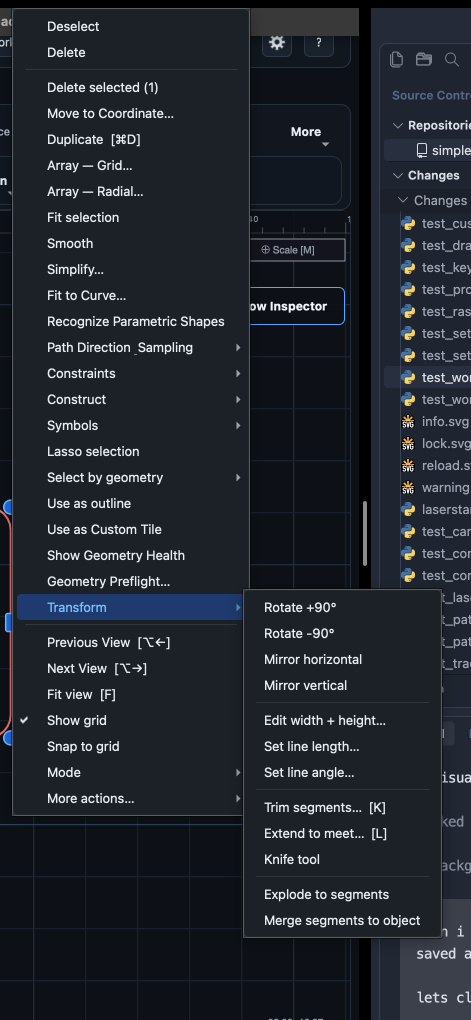
#> input picture image.png, 942 x 2040 px (shown at 1/2 size)
$ python -i image_trace.py   (imports and definitions only)
#> lines starting #> are read from the running program, lines starting #| are printed output that depends on the picture; after the words box and inside, x2 and y2 are one past the last pixel; in counts of white or black regions, pixels touching at a corner belong together
"""Image-to-outline tracing — converts a raster image to polyline lists.

Dependencies: opencv-python-headless, Pillow (display image only).

Pipeline — Region mode
-----------------------
1. _load_image       — load via PIL, composite on white, downscale, convert to BGR
2. _build_mask       — Gaussian blur + Otsu/fixed threshold + morphological close
3. _find_contours    — cv2.findContours with RETR_CCOMP (topology-aware)
4. simplify_contours — cv2.approxPolyDP  (Ramer–Douglas–Peucker)
5. filter_contours   — cv2.contourArea   (area filter)
6. scale_to_mm       — pixel coords → millimetres

Pipeline — Edge mode (line art / sketches)
------------------------------------------
Step 2 is replaced by _build_edge_mask (Canny + morphological dilation).
All other steps are identical.
"""

from __future__ import annotations

from collections.abc import Callable

import cv2
import numpy as np
from PIL import Image

# ---------------------------------------------------------------------------
# Public types
# ---------------------------------------------------------------------------

Poly = list[tuple[float, float]]


# Shared closure tolerance (mm / pixel space) — must match canvas _is_poly_closed.
_CLOSE_TOL = 0.01


def _close_poly(poly: Poly, tol: float = _CLOSE_TOL) -> Poly:
    """Return *poly* with the starting point appended if needed."""
    if len(poly) < 3:
        return list(poly)
    if abs(poly[0][0] - poly[-1][0]) <= tol and abs(poly[0][1] - poly[-1][1]) <= tol:
        return list(poly)
    return list(poly) + [poly[0]]


# ---------------------------------------------------------------------------
# Step 1 — load image
# ---------------------------------------------------------------------------


def _load_image(path: str, max_px: int = 1200) -> tuple[Image.Image, np.ndarray]:
    """Load image via PIL, composite on white, downscale; return (rgb_img, bgr_array)."""
    img = Image.open(path).convert("RGBA")
    bg = Image.new("RGBA", img.size, (255, 255, 255, 255))
    img = Image.alpha_composite(bg, img).convert("RGB")
    w, h = img.size
    scale = min(max_px / max(w, h, 1), 1.0)
    if scale < 1.0:
        img = img.resize((int(w * scale), int(h * scale)), Image.Resampling.LANCZOS)
    bgr = cv2.cvtColor(np.array(img, dtype=np.uint8), cv2.COLOR_RGB2BGR)
    return img, bgr


# ---------------------------------------------------------------------------
# Step 2 — threshold + morphological close → binary mask
# ---------------------------------------------------------------------------


def _build_mask(
    bgr: np.ndarray,
    blur: float = 1.5,
    threshold: int | None = None,
    invert: bool = False,
    close_radius: int = 1,
) -> np.ndarray:
    """
    Gaussian blur → Otsu (or fixed) threshold → morphological close.

    Returns a uint8 binary mask (0 / 255).
    ``invert=False`` — dark pixels are foreground (default).
    ``threshold=None`` — auto-select via Otsu.
    """
    gray = cv2.cvtColor(bgr, cv2.COLOR_BGR2GRAY)

    ksize = max(1, int(blur * 2) | 1)  # must be odd
    blurred = cv2.GaussianBlur(gray, (ksize, ksize), blur)

    thresh_type = cv2.THRESH_BINARY_INV if not invert else cv2.THRESH_BINARY
    if threshold is None:
        thresh_type |= cv2.THRESH_OTSU
        _, mask = cv2.threshold(blurred, 0, 255, thresh_type)
    else:
        _, mask = cv2.threshold(blurred, int(threshold), 255, thresh_type)

    if close_radius > 0:
        sz = close_radius * 2 + 1
        kernel = cv2.getStructuringElement(cv2.MORPH_ELLIPSE, (sz, sz))
        mask = cv2.morphologyEx(mask, cv2.MORPH_CLOSE, kernel)

    return mask


# ---------------------------------------------------------------------------
# Step 2b — Canny edge detection → binary mask (Edge / line-art mode)
# ---------------------------------------------------------------------------


def _build_edge_mask(
    bgr: np.ndarray,
    blur: float = 1.0,
    canny_low: int = 50,
    canny_high: int = 150,
    close_radius: int = 1,
) -> np.ndarray:
    """
    Canny edge detection → morphological dilation to produce a binary edge mask.

    ``close_radius`` dilates the edges so thin strokes produce closed contours
    that cv2.findContours can trace reliably.  Returns a uint8 mask (0 / 255).
    """
    gray = cv2.cvtColor(bgr, cv2.COLOR_BGR2GRAY)
    ksize = max(1, int(blur * 2) | 1)
    blurred = cv2.GaussianBlur(gray, (ksize, ksize), blur)
    edges = cv2.Canny(blurred, int(canny_low), int(canny_high))
    if close_radius > 0:
        sz = close_radius * 2 + 1
        kernel = cv2.getStructuringElement(cv2.MORPH_ELLIPSE, (sz, sz))
        edges = cv2.dilate(edges, kernel)
        edges = cv2.morphologyEx(edges, cv2.MORPH_CLOSE, kernel)
    return edges


# ---------------------------------------------------------------------------
# Step 3 — contour extraction
# ---------------------------------------------------------------------------


def _find_contours(mask: np.ndarray, outer_only: bool = True) -> list[np.ndarray]:
    """Extract contours from binary mask.

    ``outer_only=True`` (default) uses ``cv2.RETR_CCOMP`` and keeps only
    top-level contours (parent == -1).  This prevents inner hole boundaries
    (e.g. inside letters A, B, D, O) from appearing as separate outlines.
    ``outer_only=False`` falls back to ``cv2.RETR_LIST`` and returns all
    contours.
    """
    if outer_only:
        contours, hierarchy = cv2.findContours(
            mask, cv2.RETR_CCOMP, cv2.CHAIN_APPROX_NONE
        )
        if hierarchy is None or len(contours) == 0:
            return []
        h = hierarchy[0]  # shape (N, 4): [next, prev, child, parent]
        return [c for c, hi in zip(contours, h) if hi[3] == -1]
    contours, _ = cv2.findContours(mask, cv2.RETR_LIST, cv2.CHAIN_APPROX_NONE)
    return list(contours)


# ---------------------------------------------------------------------------
# Step 4 — simplification (replaces RDP)
# ---------------------------------------------------------------------------


def simplify_contours(contours: list[Poly], tolerance: float = 1.0) -> list[Poly]:
    """Ramer-Douglas-Peucker simplification via cv2.approxPolyDP.

    Contours are treated as closed loops and returned with an explicit closing
    point so downstream DXF export can preserve them as closed polylines.
    """
    result = []
    for pts in contours:
        arr = np.array(pts, dtype=np.float32).reshape(-1, 1, 2)
        perimeter = cv2.arcLength(arr, closed=True)
        epsilon = max(0.01, float(tolerance))
        if perimeter > 1e-6:
            # Cap at 5% of perimeter — 25% was far too aggressive and erased
            # fine detail (text, thin strokes) even at low tolerance settings.
            epsilon = min(epsilon, perimeter * 0.05)
        simplified = cv2.approxPolyDP(arr, epsilon, closed=True)
        coords = [(float(p[0][0]), float(p[0][1])) for p in simplified]
        if len(coords) >= 3:
            result.append(_close_poly(coords))
    return result


# ---------------------------------------------------------------------------
# Step 5 — area filtering (replaces shoelace formula)
# ---------------------------------------------------------------------------


def filter_contours(
    contours: list[Poly],
    min_area_px: float = 100.0,
    max_area_px: float | None = None,
) -> list[Poly]:
    """Filter contours by pixel-space area using cv2.contourArea."""
    result = []
    for c in contours:
        arr = np.array(c, dtype=np.float32).reshape(-1, 1, 2)
        a = cv2.contourArea(arr)
        if a < min_area_px:
            continue
        if max_area_px is not None and a > max_area_px:
            continue
        result.append(_close_poly(c))
    return result


# ---------------------------------------------------------------------------
# Step 6 — scale to mm
# ---------------------------------------------------------------------------


def scale_to_mm(
    contours: list[Poly],
    px_per_mm: float,
    img_height_px: int,
) -> list[Poly]:
    """Convert pixel-space (x, y) coordinates to millimetres (y-up origin)."""
    if px_per_mm <= 0:
        return contours
    return [
        [(x / px_per_mm, (img_height_px - y) / px_per_mm) for x, y in poly]
        for poly in contours
    ]


# ---------------------------------------------------------------------------
# Public API
# ---------------------------------------------------------------------------


def image_to_outlines(
    path: str,
    *,
    blur_radius: float = 1.5,
    threshold: int | None = None,
    invert: bool = False,
    close_radius: int = 1,
    simplify_tol: float = 2.0,
    min_area_px: float = 100.0,
    max_area_px: float | None = None,
    width_mm: float = 50.0,
    max_px: int = 1200,
    edge_mode: bool = False,
    canny_low: int = 50,
    canny_high: int = 150,
    outer_only: bool = True,
    on_progress: Callable[[int, str], None] | None = None,
) -> tuple[Image.Image, list[Poly], int, int]:
    """
    Run the full pipeline.

    Returns ``(display_image, mm_polylines, img_w_px, img_h_px)``.

    ``img_w_px`` / ``img_h_px`` are the *processed* (possibly downscaled)
    image dimensions.

    Parameters
    ----------
    edge_mode:
        Use Canny edge detection instead of threshold masking.  Better for
        line art, sketches, and images with thin strokes.
    canny_low / canny_high:
        Lower / upper hysteresis thresholds for Canny (edge mode only).
    outer_only:
        Discard inner hole contours so shapes like letters A/B/D/O do not
        produce spurious inner outlines.  Defaults to ``True``.
    on_progress:
        Optional ``(percent: int, label: str) -> None`` callback invoked at
        each pipeline step.  Safe to emit a Qt signal from a background thread.
    """

    def _progress(pct: int, label: str) -> None:
        if on_progress is not None:
            on_progress(pct, label)

    _progress(5, "Loading image\u2026")
    display_img, bgr = _load_image(path, max_px)
#> in _load_image, img is the input picture: PIL image 942x2040 RGBA; mean R, G, B, A 33.4, 38.5, 46.3, 255
#> in _load_image, `bg = Image.new("RGBA", img.size, (255, 255, 255, 255))`: bg: PIL image 942x2040 RGBA; every value is 255
#> in _load_image, `img = img.resize((int(w * scale), int(h * scale)), Image.Resampling.LA..`:
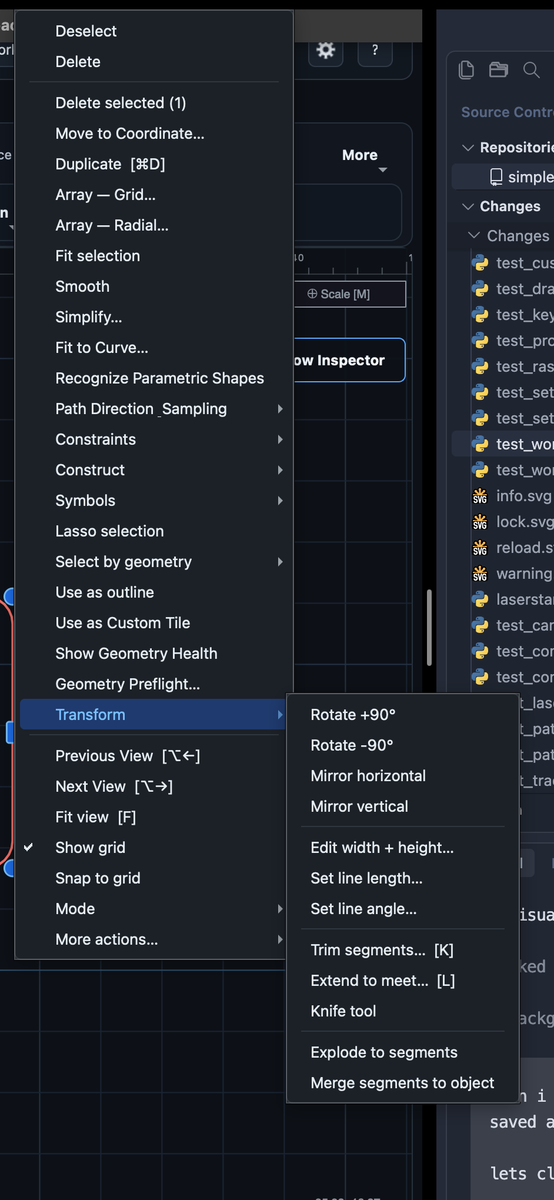
#> img: PIL image 554x1200 RGB; mean R, G, B 33.4, 38.5, 46.3
#> in _load_image, `bgr = cv2.cvtColor(np.array(img, dtype=np.uint8), cv2.COLOR_RGB2BGR)`:
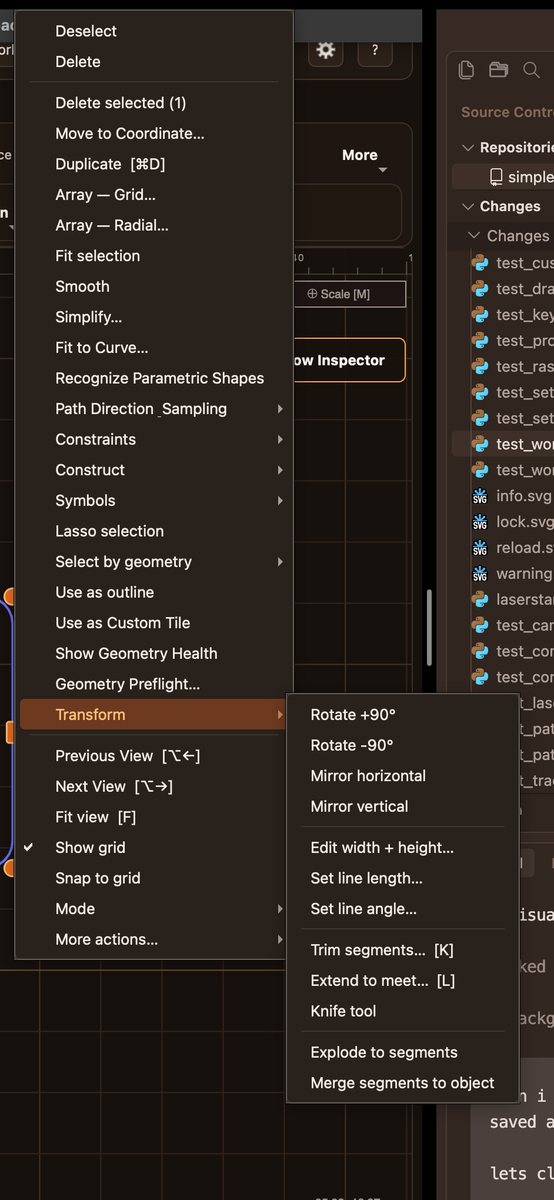
#> bgr: shape (1200, 554, 3); mean R, G, B 46.3, 38.5, 33.4
    img_h_px, img_w_px = bgr.shape[:2]
#> img_h_px = 1200; img_w_px = 554

    _progress(25, "Building mask\u2026")
    if edge_mode:
        mask = _build_edge_mask(bgr, blur_radius, canny_low, canny_high, close_radius)
    else:
        mask = _build_mask(bgr, blur_radius, threshold, invert, close_radius)
#> in _build_mask, `gray = cv2.cvtColor(bgr, cv2.COLOR_BGR2GRAY)`:
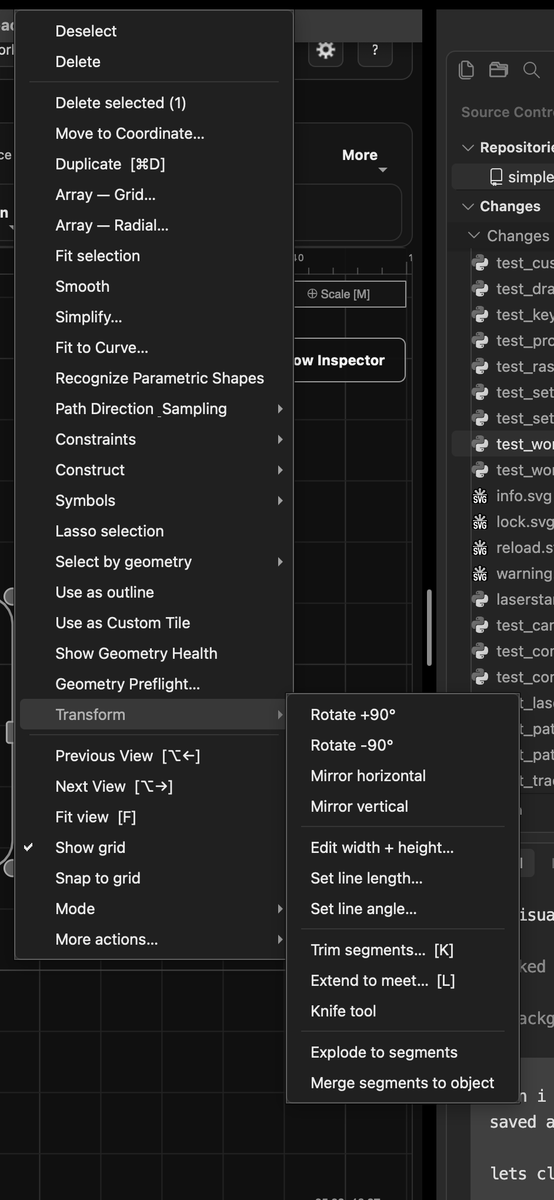
#> gray: shape (1200, 554); min 0, max 255, mean 37.6
#> in _build_mask, `_, mask = cv2.threshold(blurred, 0, 255, thresh_type)`:
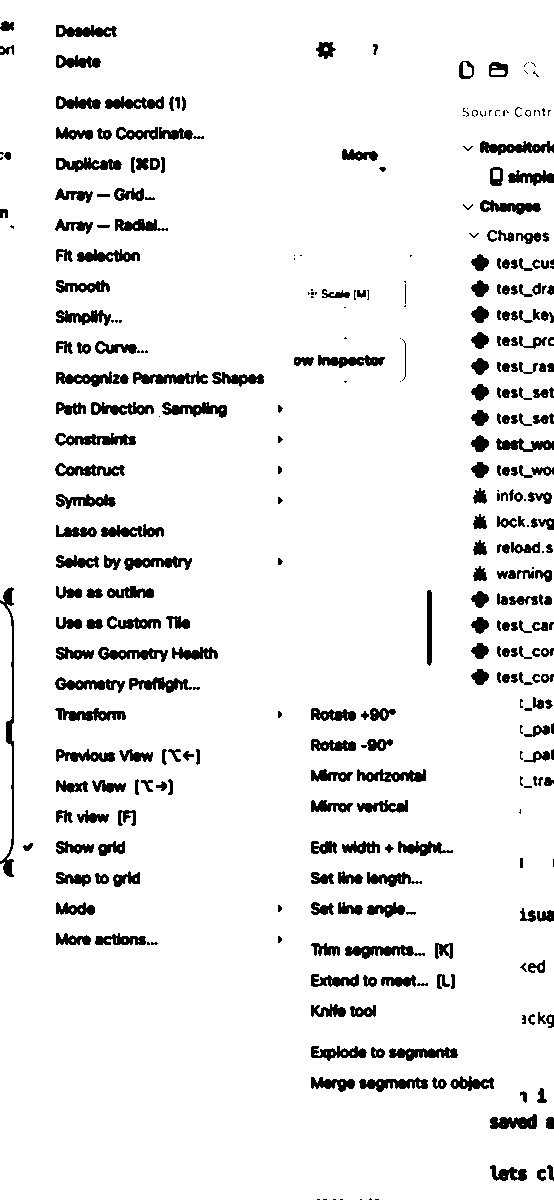
#> mask: shape (1200, 554); 92.4% white; 360 black regions (76 under 20 px), largest, box (x1, y1, x2, y2) and area: (0, 587, 14, 877) 959, (55, 433, 136, 446) 613, (480, 141, 554, 155) 604
#> in _build_mask, `mask = cv2.morphologyEx(mask, cv2.MORPH_CLOSE, kernel)`:
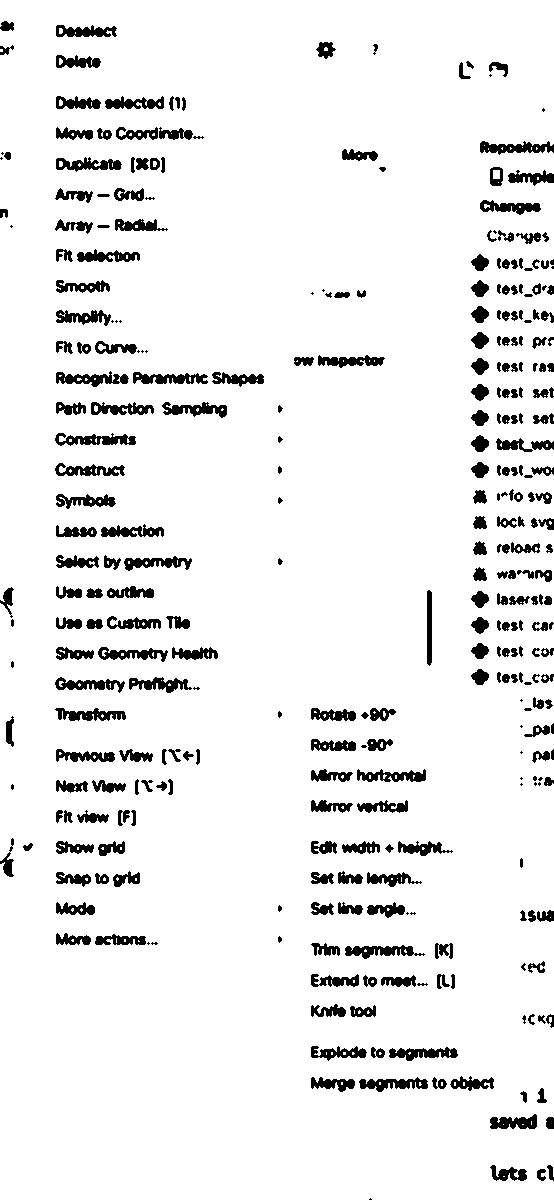
#> mask: shape (1200, 554); 92.8% white; 329 black regions (37 under 20 px)

    _progress(50, "Finding contours\u2026")
    raw_contours = _find_contours(mask, outer_only=outer_only)
#> in _find_contours, `contours, hierarchy = cv2.findContours( mask, cv2.RETR_CCOMP, cv2.CHAI..`: contours = 565 contours, 268 with area under 20; largest, box (x1, y1, x2, y2) and area: (0, 0, 554, 1200) 659638, (54, 432, 137, 447) 739, (132, 371, 209, 385) 694, (358, 1076, 429, 1093) 673, (344, 944, 415, 960) 672
#> in _find_contours, `h = hierarchy[0]`: h = 565 rows, first 6: [1, -1, -1, -1], [2, 0, -1, -1], [3, 1, -1, -1], [4, 2, -1, -1], [5, 3, -1, -1], [6, 4, -1, -1]
#> raw_contours = 241 contours, 238 with area under 20; largest, box (x1, y1, x2, y2) and area: (0, 0, 554, 1200) 659638, (493, 170, 500, 179) 48, (98, 344, 106, 351) 26

    # Convert cv2 contours (N,1,2 int32) to Poly lists for shared helpers
    polys: list[Poly] = [
        [(float(p[0][0]), float(p[0][1])) for p in c]
        for c in raw_contours
        if len(c) >= 3
    ]
#> polys = 169 items

    _progress(70, "Simplifying\u2026")
    polys = simplify_contours(polys, simplify_tol)
#> the loop in simplify_contours, `for pts in contours:` made 169 passes
#> (arr, perimeter, epsilon, coords) on passes 13, 55: ([[326, 1052], [326, 1053], [326, 1054], [326, 1053]], 4, 0.2, [(326, 1052), (326, 1054)]), ([[319, 745], [319, 746], [319, 747], [319, 746]], 4, 0.2, [(319, 745), (319, 747)])
#> (perimeter, epsilon, coords) on passes 1, 2, 3, 4, 6, 7: (6, 0.3, [(531, 1121), (531, 1124)]), (8, 0.4, [(463, 1082), (463, 1085), (464, 1085), (464, 1082)]), (8, 0.4, [(454, 1082), (454, 1085), (455, 1085), (455, 1082)]), (8, 0.4, [(441, 1082), (441, 1085), (442, 1085), (442, 1082)]), (6, 0.3, [(379, 1082), (379, 1084), (380, 1084), (380, 1082)]), (6, 0.3, [(341, 1082), (341, 1084), (342, 1084), (342, 1082)])
#> after the loop in simplify_contours, `for pts in contours:`: result = 152 items
#> polys = 152 items

    n_before = len(polys)
#> n_before = 152
    _progress(85, f"Filtering {n_before} contour(s)\u2026")
    polys = filter_contours(polys, min_area_px, max_area_px)
#> the loop in filter_contours, `for c in contours:` made 152 passes
#> a on passes 1 to 3: 3, 3, 3
#> after the loop in filter_contours, `for c in contours:`: result = 1 item
#> polys = 1 item
    n_kept = len(polys)
#> n_kept = 1
    if n_kept < n_before:
        _progress(92, f"Kept {n_kept} of {n_before} contours (area filter removed {n_before - n_kept}).")

    _progress(95, "Scaling to mm\u2026")
    px_per_mm = img_w_px / max(width_mm, 0.001)
#> px_per_mm = 11.08
    result = scale_to_mm(polys, px_per_mm, img_h_px)
#> result = 1 item

    _progress(100, "Done.")
    return display_img, result, img_w_px, img_h_px

>>> result = image_to_outlines('../../../image.png')
